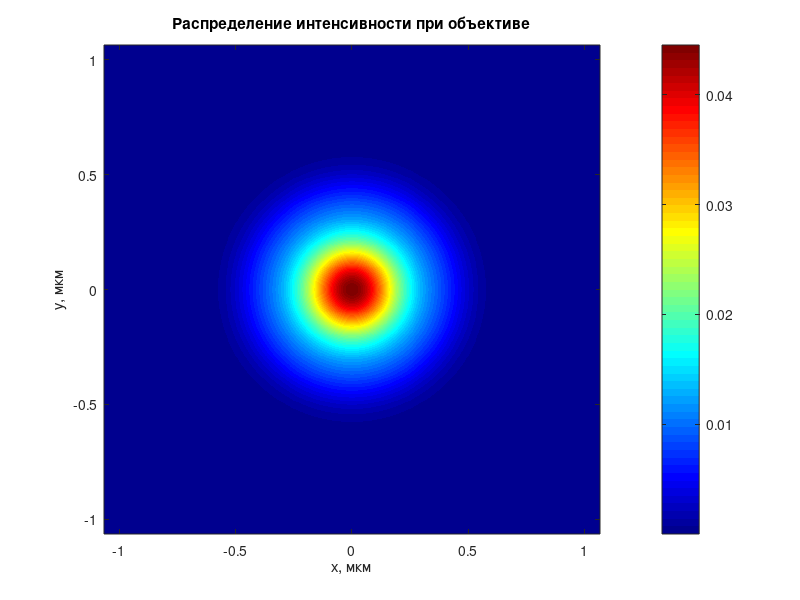
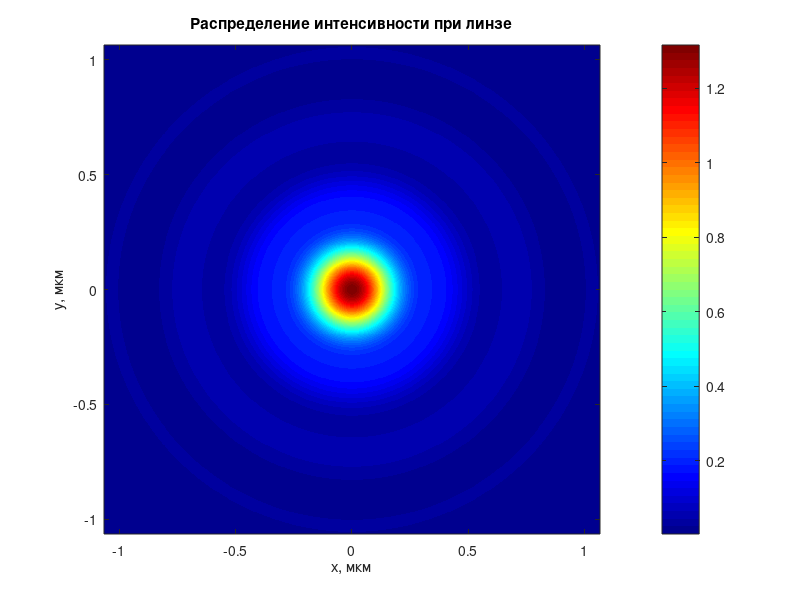

These figures' MATLAB source, in order:
#15. Получить продольное распределение интенсивности светового поля (вдоль оси z при r=0)
#в фокусе апланатического объектива при фокусировке радиально- поляризованной моды R-TEM01
#(параметр β считать равным 1) с длиной волны 0,532 мкм в воздухе (n = 1).
#Вычисления произвести для значения числовой апертуры NA равного 0,9. Затем заменить апланатический
#объектив на плоскую дифракционную линзу. Оценить вклад от использования плоской дифракционной линзы
#в уменьшение размеров фокусного пятна.

lambda = 0.532; % длина волны в мкм
k = 2.0 * pi / lambda; % волновое число
NA = 0.9; % значение числовой апертуры
betta = 1;
n = 1; % воздух
A = 1; % просто константа
A1 = 1; % просто константа

alpha = asin(NA / n); % максимальный угол апертуры

% Функция аподизации зрачка для апланатического объектива:
t_func1 = @(theta) cos(theta) .^ 0.5;
% Функция аподизации зрачка для плоской дифракционной линзы:
t_func2 = @(theta) cos(theta) .^ (-1.5);

% Начальное распределение для апланатического объектива:
l_func1 = @(theta) A1 .* sin(theta) .* ...
          (exp(-1 .* (betta ^ 2) .* sin(theta) .^2 / sin(alpha) ^ 2));
% Начальное распределение для плоской дифракционной линзы:
l_func2 = @(theta) A1 .* tan(theta) .* ...
          (exp(-1 .* (betta ^ 2) .* tan(theta) .^2 / tan(alpha) ^ 2));

z = 0; % в фокусе
x = linspace(-1, 1, 100) .* 2.0 .* lambda;
y = x;
[X, Y] = meshgrid(x, y);
[~, r] = cart2pol(X, Y); % диапазон радиусов

integ_func1 = @(theta) t_func1(theta) .* l_func1(theta) .* ...
               sin(2.0 .* theta) .* exp(1i .* k .* z .* cos(theta)) .* ...
               besselj(1, k .* r .* sin(theta));

integ_func2 = @(theta) t_func1(theta) .* l_func1(theta) .* ...
               (sin(theta) .^ 2) .* exp(1i .* k .* z .* cos(theta)) .* ...
                besselj(0, k .* r .* sin(theta));

E_r = integral(integ_func1, 0, alpha, 'ArrayValued', true);
E_r = E_r .* A;
E_z = integral(integ_func2, 0, alpha, 'ArrayValued', true);
E_z = E_z .* A .* 2 .* 1i;

I_r = abs(E_r) .^ 2;
I_z = abs(E_z) .^ 2;
I = I_r + I_z;

xInterp = linspace(-1, 1, 1000) .* 2.0 .* lambda;
yInterp = xInterp;
[X_interp, Y_interp] = meshgrid(xInterp, yInterp);

I_interp = interp2(X, Y, I, X_interp, Y_interp, 'spline');

figure(1);
imagesc(xInterp, yInterp, I_interp);
colormap('jet');
colorbar;
axis xy;
title('Распределение интенсивности при объективе');
xlabel('x, мкм');
ylabel('y, мкм');

integ_func1 = @(theta) t_func2(theta) .* l_func2(theta) .* ...
               sin(2.0 .* theta) .* exp(1i .* k .* z .* cos(theta)) .* ...
               besselj(1, k .* r .* sin(theta));

integ_func2 = @(theta) t_func2(theta) .* l_func2(theta) .* ...
               (sin(theta) .^ 2) .* exp(1i .* k .* z .* cos(theta)) .* ...
                besselj(0, k .* r .* sin(theta));

E_r = integral(integ_func1, 0, alpha, 'ArrayValued', true);
E_r = E_r .* A;
E_z = integral(integ_func2, 0, alpha, 'ArrayValued', true);
E_z = E_z .* A .* 2 .* 1i;

I_r = abs(E_r) .^ 2;
I_z = abs(E_z) .^ 2;
I = I_r + I_z;

xInterp = linspace(-1, 1, 1000) .* 2.0 .* lambda;
yInterp = xInterp;
[X_interp, Y_interp] = meshgrid(xInterp, yInterp);

I_interp = interp2(X, Y, I, X_interp, Y_interp, 'spline');

figure(2);
imagesc(xInterp, yInterp, I_interp);
colormap('jet');
colorbar;
axis xy;
title('Распределение интенсивности при линзе');
xlabel('x, мкм');
ylabel('y, мкм');















